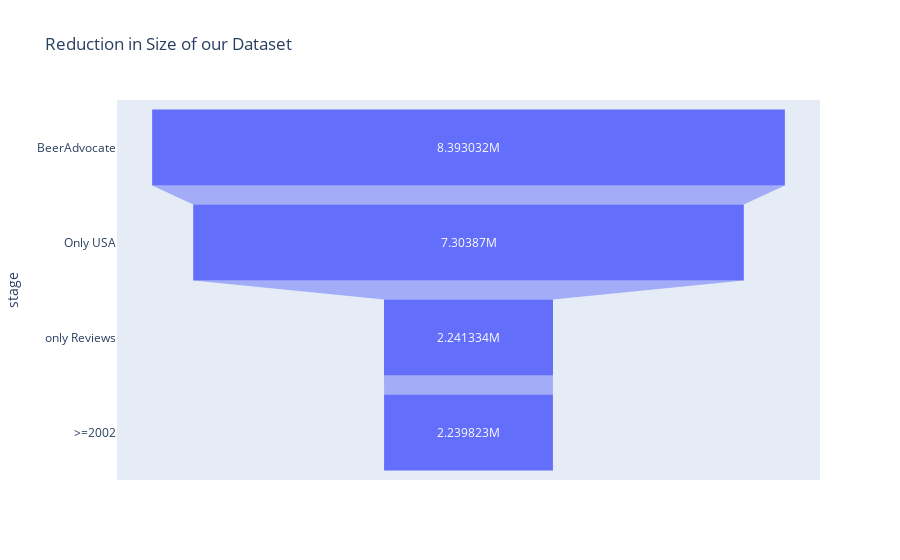

The notebook cell this image was saved under:
### Markdown cell above
Furthermore, there are two datasets: ratings and reviews. We conclude that these are two ways how people can record a beer review. Both datasets have a rating attribute $r \in [1, 5]$, which reflects the quality of a beer.
- In the reviews dataset, $r$ is calculated as a weighted mean over different attributes.
- In the rating dataset, $r$ is a continuous number (from 2011-2014, $r$ was discrete with steps of 0.25).

Until 2011, there were more reviews than ratings. From 2011 to 2017 there are a lot more ratings than reviews. We conclude to work with data from **the reviews dataset**. It's less data but, more importantly, it's more balanced over the years.

### Code cell
# plot for reducement of the dataset
both_df = pd.read_csv("src/data/beerAdvocateRatingsBothDatasets.csv", index_col=0) # dataset containing reviews and ratings
lenArr = []
lenArr.append(len(both_df))

both_df = both_df[both_df["country_code3"] == "USA"]
lenArr.append(len(both_df))

reviews_df = both_df[both_df["is_review"]]
lenArr.append(len(reviews_df))

reviews_df = reviews_df[reviews_df["year"] >= 2002]
lenArr.append(len(reviews_df))


data = dict(
    number=lenArr,
    stage=["BeerAdvocate", "Only USA", "only Reviews", ">=2002"])
fig = px.funnel(data, x='number', y='stage', title= "Reduction in Size of our Dataset")

fig.write_html("illustrations/Tim/funnelSizeReductionDataset.html")
fig.show()

### Figure 1 — Plotly figure (JSON) as saved in the notebook; plotly's stock layout.template omitted (floating-point values rounded to 4 significant figures)
{"data": [{"hovertemplate": "number=%{x}<br>stage=%{y}<extra></extra>", "legendgroup": "", "marker": {"color": "#636efa"}, "name": "", "orientation": "h", "showlegend": false, "type": "funnel", "x": [8393032, 7303870, 2241334, 2239823], "xaxis": "x", "y": ["BeerAdvocate", "Only USA", "only Reviews", ">=2002"], "yaxis": "y"}], "layout": {"legend": {"tracegroupgap": 0}, "title": {"text": "Reduction in Size of our Dataset"}, "xaxis": {"anchor": "y", "domain": [0, 1], "title": {"text": "number"}}, "yaxis": {"anchor": "x", "domain": [0, 1], "title": {"text": "stage"}}}}
